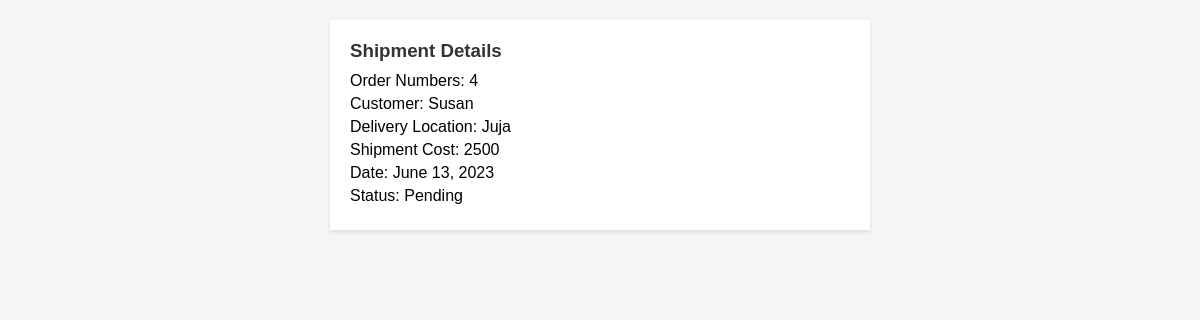
/shipping/shipments/1/, run on the app's committed database.
### shipping/models.py (models this page shows, shortened)
class Shipment(models.Model):
    orders = models.IntegerField()
    customer = models.CharField(max_length=255)
    delivery_location = models.CharField(max_length=255)
    shipment_cost = models.IntegerField()
    date = models.DateField()
    status = models.CharField(max_length=255)

### shipping/views.py (the view)
# urls.py: path('shipments/<int:id>/',views.shipment_details, name='shipment_details_view'),
def shipment_details(request, id):
    shipment = Shipment.objects.get(id=id)
    return render(request, "shipping/shipping_detail.html",{"shipment": shipment})

### templates/shipping/shipping_detail.html (shortened to what this page needs)
{% load static %}
<!DOCTYPE html>
<html lang="en">
<head>
    <link rel="stylesheet" href="{% static 'shipping/shipment_detail.css' %}">
</head>
<body>
    <div class="card">
        <h3>Shipment Details</h3>
        <p>Order Numbers: {{ shipment.orders }}</p>
        <p>Customer: {{ shipment.customer }}</p>
        <p>Delivery Location: {{ shipment.delivery_location }}</p>
        <p>Shipment Cost: {{ shipment.shipment_cost }}</p>
        <p>Date: {{ shipment.date }}</p>
        <p>Status: {{ shipment.status }}</p>
    </div>
</body>
</html>

### inventory/static/shipping/shipment_detail.css (style rules this page uses)
body, h1, h2, h3, p, ul, li { margin: 0; padding: 0; }
body { background-color: #f5f5f5; font-family: Arial, sans-serif; }
.card { max-width: 500px; margin: 20px auto; padding: 20px; background-color: white; box-shadow: 0 2px 4px rgba(0, 0, 0, 0.1); text-align: left; }
.card h3 { margin-bottom: 10px; color: #333; }
.card p { margin: 5px 0; }

### data on the page
Shipment: orders "4", customer "Susan", delivery_location "Juja", shipment_cost "2500", date "June 13, 2023", status "Pending"
